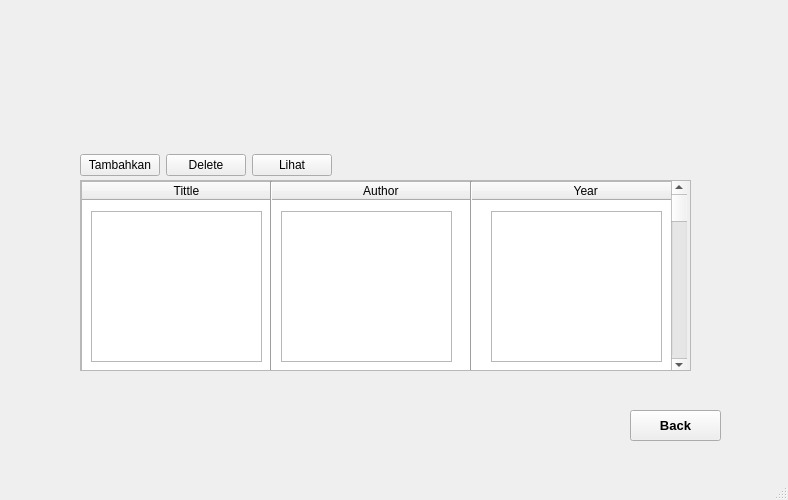
<?xml version="1.0" encoding="UTF-8"?>
<ui version="4.0">
 <class>linkedList_admin</class>
 <widget class="QMainWindow" name="linkedList_admin">
  <property name="geometry">
   <rect>
    <x>0</x>
    <y>0</y>
    <width>788</width>
    <height>500</height>
   </rect>
  </property>
  <property name="windowTitle">
   <string>MainWindow</string>
  </property>
  <widget class="QWidget" name="centralwidget">
   <widget class="QScrollArea" name="scrollArea">
    <property name="geometry">
     <rect>
      <x>80</x>
      <y>180</y>
      <width>611</width>
      <height>191</height>
     </rect>
    </property>
    <property name="widgetResizable">
     <bool>true</bool>
    </property>
    <widget class="QWidget" name="scrollAreaWidgetContents">
     <property name="geometry">
      <rect>
       <x>0</x>
       <y>0</y>
       <width>609</width>
       <height>189</height>
      </rect>
     </property>
     <widget class="QTreeWidget" name="Tittle">
      <property name="geometry">
       <rect>
        <x>0</x>
        <y>0</y>
        <width>191</width>
        <height>191</height>
       </rect>
      </property>
      <property name="styleSheet">
       <string notr="true">selection-background-color: rgb(219, 99, 44);</string>
      </property>
      <column>
       <property name="text">
        <string>                           Tittle</string>
       </property>
      </column>
     </widget>
     <widget class="QTreeWidget" name="Year">
      <property name="geometry">
       <rect>
        <x>390</x>
        <y>0</y>
        <width>201</width>
        <height>191</height>
       </rect>
      </property>
      <property name="styleSheet">
       <string notr="true">selection-background-color: rgb(219, 99, 44);</string>
      </property>
      <property name="lineWidth">
       <number>1</number>
      </property>
      <column>
       <property name="text">
        <string>                              Year</string>
       </property>
      </column>
     </widget>
     <widget class="QTreeWidget" name="Author">
      <property name="geometry">
       <rect>
        <x>190</x>
        <y>0</y>
        <width>201</width>
        <height>191</height>
       </rect>
      </property>
      <property name="styleSheet">
       <string notr="true">selection-background-color: rgb(219, 99, 44);</string>
      </property>
      <column>
       <property name="text">
        <string>                           Author</string>
       </property>
      </column>
     </widget>
     <widget class="QScrollBar" name="verticalScrollBar">
      <property name="geometry">
       <rect>
        <x>590</x>
        <y>0</y>
        <width>16</width>
        <height>191</height>
       </rect>
      </property>
      <property name="orientation">
       <enum>Qt::Vertical</enum>
      </property>
     </widget>
     <widget class="QListWidget" name="listWidget_books_Tittle">
      <property name="geometry">
       <rect>
        <x>10</x>
        <y>30</y>
        <width>171</width>
        <height>151</height>
       </rect>
      </property>
      <property name="font">
       <font>
        <pointsize>15</pointsize>
       </font>
      </property>
      <property name="styleSheet">
       <string notr="true">selection-background-color: rgb(219, 99, 44);a</string>
      </property>
      <property name="flow">
       <enum>QListView::TopToBottom</enum>
      </property>
      <property name="itemAlignment">
       <set>Qt::AlignJustify</set>
      </property>
     </widget>
     <widget class="QListWidget" name="listWidget_books_Author">
      <property name="geometry">
       <rect>
        <x>200</x>
        <y>30</y>
        <width>171</width>
        <height>151</height>
       </rect>
      </property>
      <property name="font">
       <font>
        <pointsize>15</pointsize>
       </font>
      </property>
      <property name="styleSheet">
       <string notr="true">selection-background-color: rgb(219, 99, 44);</string>
      </property>
      <property name="itemAlignment">
       <set>Qt::AlignJustify</set>
      </property>
     </widget>
     <widget class="QListWidget" name="listWidget_books_year">
      <property name="geometry">
       <rect>
        <x>410</x>
        <y>30</y>
        <width>171</width>
        <height>151</height>
       </rect>
      </property>
      <property name="font">
       <font>
        <pointsize>15</pointsize>
       </font>
      </property>
      <property name="styleSheet">
       <string notr="true">selection-background-color: rgb(219, 99, 44);</string>
      </property>
      <property name="itemAlignment">
       <set>Qt::AlignJustify</set>
      </property>
     </widget>
     <widget class="Line" name="line">
      <property name="geometry">
       <rect>
        <x>180</x>
        <y>0</y>
        <width>20</width>
        <height>191</height>
       </rect>
      </property>
      <property name="orientation">
       <enum>Qt::Vertical</enum>
      </property>
     </widget>
     <widget class="Line" name="line_2">
      <property name="geometry">
       <rect>
        <x>380</x>
        <y>0</y>
        <width>20</width>
        <height>191</height>
       </rect>
      </property>
      <property name="orientation">
       <enum>Qt::Vertical</enum>
      </property>
     </widget>
    </widget>
   </widget>
   <widget class="QWidget" name="layoutWidget">
    <property name="geometry">
     <rect>
      <x>80</x>
      <y>150</y>
      <width>252</width>
      <height>31</height>
     </rect>
    </property>
    <layout class="QHBoxLayout" name="horizontalLayout">
     <item>
      <widget class="QPushButton" name="pushButton_add_book_admin">
       <property name="text">
        <string>Tambahkan</string>
       </property>
      </widget>
     </item>
     <item>
      <widget class="QPushButton" name="pushButton_delete_book_admin">
       <property name="text">
        <string>Delete</string>
       </property>
      </widget>
     </item>
     <item>
      <widget class="QPushButton" name="pushButton_look_book_admin">
       <property name="text">
        <string>Lihat</string>
       </property>
      </widget>
     </item>
    </layout>
   </widget>
   <widget class="QLabel" name="label">
    <property name="geometry">
     <rect>
      <x>-6</x>
      <y>-6</y>
      <width>801</width>
      <height>501</height>
     </rect>
    </property>
    <property name="text">
     <string/>
    </property>
    <property name="pixmap">
     <pixmap resource="Resource.qrc">:/Resource/Image/ONLINE PLAYBOOK (2).png</pixmap>
    </property>
    <property name="scaledContents">
     <bool>true</bool>
    </property>
   </widget>
   <widget class="QPushButton" name="pushButton">
    <property name="geometry">
     <rect>
      <x>630</x>
      <y>410</y>
      <width>91</width>
      <height>31</height>
     </rect>
    </property>
    <property name="font">
     <font>
      <pointsize>10</pointsize>
      <bold>true</bold>
     </font>
    </property>
    <property name="text">
     <string>Back</string>
    </property>
   </widget>
   <zorder>label</zorder>
   <zorder>layoutWidget</zorder>
   <zorder>scrollArea</zorder>
   <zorder>pushButton</zorder>
  </widget>
  <widget class="QStatusBar" name="statusbar"/>
 </widget>
 <resources>
  <include location="Resource.qrc"/>
 </resources>
 <connections/>
</ui>
